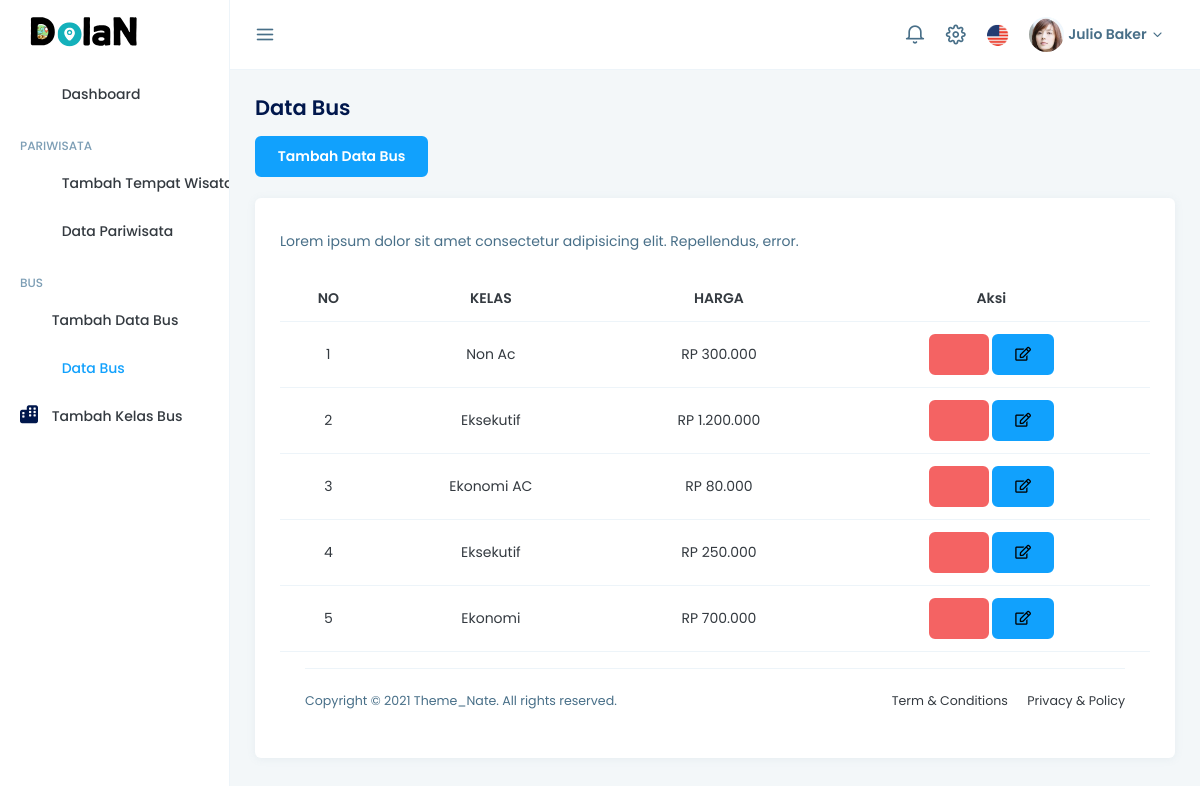
The page /index.php/tiket/dataRuteBus on the database its author committed.
### tables this page shows
CREATE TABLE `rutebus` (
  `id` int NOT NULL,
  `Kelas` varchar(128) NOT NULL,
  `Harga` varchar(225) NOT NULL
);

### application/controllers/Tiket.php (called while the page is built, shortened)
<?php
class Tiket extends CI_Controller
{
    public function __construct()
    {
        $this->load->library('form_validation');
        $this->load->model('TiketModel');
    }
    public function dataRuteBus()
    {
        $data['rute'] = $this->TiketModel->getAllRute();
        $this->load->view('admin/TableRuteBus', $data);
    }
}

### index.php (called while the page is built, shortened)
<?php
require_once BASEPATH.'core/CodeIgniter.php';

### application/models/TiketModel.php (called while the page is built, shortened)
<?php
class TiketModel extends CI_Model
{
    public function getAllRute()
    {
        return $this->db->get("rutebus")->result();
    }
}

### application/views/admin/TableRuteBus.php (the view, shortened to what this page needs)
<!DOCTYPE html>
<html lang="en">
<head>
    <link href="<?= base_url('assetsAdmin/') ?>vendors/datatables/dataTables.bootstrap.min.css" rel="stylesheet">
    <link rel="stylesheet" href="https://cdn.jsdelivr.net/npm/@sweetalert2/theme-dark@5/dark.css" />
    <link href="<?= base_url('assetsAdmin/') ?>css/app.min.css" rel="stylesheet">
    <link rel="stylesheet" href="<?= base_url('assets/font-awesome/css/all.css') ?>">
    <link rel="stylesheet" href="<?= base_url('assetsAdmin/css/admin.css') ?>">
</head>
<body>
    <div class="layout">
        <div class="vertical-layout">
            <div class="header-text-dark header-nav layout-vertical">
                <div class="header-nav-wrap">
                    <div class="header-nav-left">
                        <div class="header-nav-item desktop-toggle">
                            <div class="header-nav-item-select cursor-pointer">
                                <i class="nav-icon feather icon-menu icon-arrow-right"></i>
                            </div>
                        </div>
                    </div>
                    <div class="header-nav-right">
                        <div class="header-nav-item">
                            <div class="dropdown header-nav-item-select nav-notification">
                                <div class="toggle-wrapper" id="nav-notification-dropdown" data-bs-toggle="dropdown">
                                    <i class="header-nav-item-select nav-icon feather icon-bell"></i>
                                </div>
                            </div>
                        </div>
                        <div class="header-nav-item">
                            <div class="header-nav-item-select">
                                <div class="toggle-wrapper" data-bs-toggle="modal" data-bs-target="#quick-view">
                                    <i class="nav-icon feather icon-settings"></i>
                                </div>
                            </div>
                        </div>
                        <div class="header-nav-item">
                            <div class="dropdown header-nav-item-select">
                                <div class="toggle-wrapper" id="nav-lang-dropdown" data-bs-toggle="dropdown">
                                    <div class="avatar avatar-circle avatar-image"
                                        style="width: 22px; height: 22px; line-height: 22px;">
                                        <img src="<?= base_url('assetsAdmin/') ?>images/thumbs/en_US.png" alt="">
                                    </div>
                                </div>
                            </div>
                        </div>
                        <div class="header-nav-item">
                            <div class="dropdown header-nav-item-select nav-profile">
                                <div class="toggle-wrapper" id="nav-profile-dropdown" data-bs-toggle="dropdown">
                                    <div class="avatar avatar-circle avatar-image"
                                        style="width: 35px; height: 35px; line-height: 35px;">
                                        <img src="<?= base_url('assetsAdmin/') ?>images/avatars/thumb-1.jpg" alt="">
                                    </div>
                                    <span class="fw-bold mx-1">Julio Baker</span>
                                    <i class="feather icon-chevron-down"></i>
                                </div>
                            </div>
                        </div>
                    </div>
                </div>
            </div>
            <div class="side-nav vertical-menu nav-menu-light scrollable">
                <div class="nav-logo">
                    <div class="w-100 logo">
                        <img class="img-fluid" src="<?= base_url('assets/') ?>images/logo.svg" style="max-height: 70px;"
                            alt="logo">
                    </div>
                </div>
                <ul class="nav-menu">
                    <li class="nav-menu-item">
                        <a href="<?= base_url('admin') ?>">
                            <i class="fa-duotone fa-house"></i>
                            <span class="nav-menu-item-title">Dashboard</span>
                        </a>
                    </li>
                    <li class="nav-group-title">PARIWISATA</li>
                    <li class="nav-menu-item">
                        <a href="<?= base_url('tiket') ?>">
                            <i class="fa-duotone fa-suitcase-rolling"></i>
                            <span class="nav-menu-item-title">Tambah Tempat Wisata</span>
                        </a>
                    </li>
                    <li class="nav-menu-item">
                        <a href="<?= base_url('tiket') ?>">
                            <i class="fa-duotone fa-table"></i>
                            <span class="nav-menu-item-title">Data Pariwisata</span>
                        </a>
                    </li>
                    <li class="nav-group-title">BUS</li>
                    <li class="nav-menu-item">
                        <a href="<?= base_url('tiket/tambahRute') ?>">
                            <i class="fa-regular fa-layer-plus"></i>
                            <span class="nav-menu-item-title">Tambah Data Bus</span>
                        </a>
                    </li>
                    <li class="nav-menu-item router-link-active">
                        <a href="<?= base_url('tiket/dataRuteBus') ?>">
                            <i class="fa-duotone fa-table"></i>
                            <span class="nav-menu-item-title">Data Bus</span>
                        </a>
                    </li>
                    <li class="nav-menu-item">
                        <a href="<?= base_url('tiket/kelasBus') ?>">
                            <i class="fa-solid fa-buildings"></i>
                            <span class="nav-menu-item-title">Tambah Kelas Bus</span>
                        </a>
                    </li>
            </div>
            <div class="content">
                <div class="main">
                    <div class="page-header">
                        <h4 class="page-title">Data Bus</h4>
                    </div>
                    <div>
                        <a href="<?= base_url('tiket/tambahRute') ?>">
                            <button class="btn btn-primary">Tambah Data Bus</button>
                        </a>
                    </div>
                    <br>
                    <div class="card">
                        <div class="card-body">
                            <p>Lorem ipsum dolor sit amet consectetur adipisicing elit. Repellendus, error.</p>
                            <div class="mt-4">
                                <table id="data-table" class="table data-table">
                                    <thead>
                                        <tr class="main-title">
                                            <td class="text-center" scope="col">NO</td>
                                            <td class="text-center" scope="col">KELAS</td>
                                            <td class="text-center" scope="col">HARGA</td>
                                            <td class="text-center" scope="col">Aksi</td>
                                        </tr>
                                    </thead>
                                    <tbody>
                                        <?php
                                        $no = 1;
                                        foreach ($rute as $rt):
                                            ?>
                                            <tr class="text-center">
                                                <td>
                                                    <?= $no++ ?>
                                                </td>
                                                <td>
                                                    <?php echo $rt->Kelas ?>
                                                </td>
                                                <td>
                                                    <?php echo $rt->Harga ?>
                                                </td>
                                                <td class="text-center">
                                                    <a href="#" class="btn btn-danger"
                                                        onclick="confirmDelete(event, <?= $rt->id ?>)">
                                                        <i class="fa-regular fa-trash"></i>
                                                    </a>
                                                    <a href="#" class="btn btn-primary"
                                                        onclick="confirmEdit(event, <?= $rt->id ?>)">
                                                        <i class="fa-regular fa-pen-to-square" style="color: #000"></i>
                                                    </a>
                                                </td>
                                            </tr>
                                        <?php endforeach ?>
                                    </tbody>
                                </table>
                            </div>
                            <div class="footer">
                                <div class="footer-content">
                                    <p class="mb-0">Copyright © 2021 Theme_Nate. All rights reserved.</p>
                                    <span>
                                        <a href="" class="text-gray me-3">Term &amp; Conditions</a>
                                        <a href="" class="text-gray">Privacy &amp; Policy</a>
                                    </span>
                                </div>
                            </div>
                        </div>
                    </div>
                </div>
</body>
</html>

### assetsAdmin/css/admin.css (style rules this page uses)
body { font-family: 'Poppins'; }
.main-title td { font-weight: 600; }

### rows shown on the page
rutebus: Kelas "Non Ac", Harga "RP 300.000"
rutebus: Kelas "Eksekutif", Harga "RP 1.200.000"
rutebus: Kelas "Ekonomi AC", Harga "RP 80.000"
rutebus: Kelas "Eksekutif", Harga "RP 250.000"
rutebus: Kelas "Ekonomi", Harga "RP 700.000"
